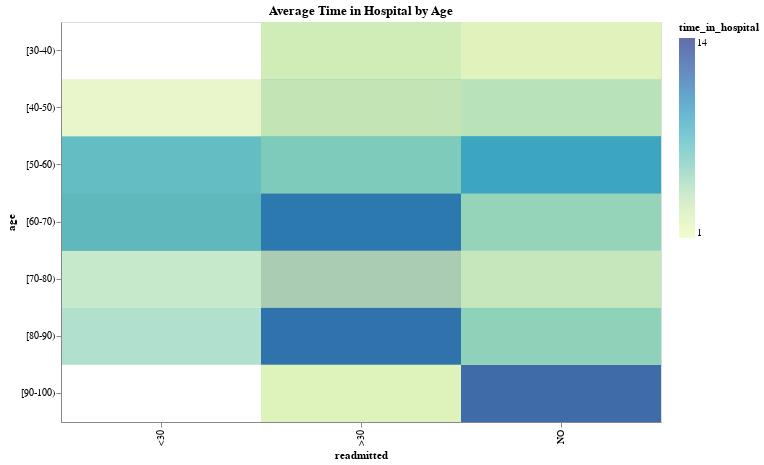

The notebook cell saved with this chart:
### Markdown cell above
**Analysis Question:** How do the number of medications vary by admission status and age? Is there a trend between the number of medications and procedures?

**Visualization Design:** For this design, I created a heatmap that compares age and readmission status by the average number of medications an individual is on. In addition, there is a component of interactivity as the user can brush over elements on the heatmap and see how the total number of procedures for that group is distributed by age. While the age variable is an axis in both plots, age is a variable that may show/explain some trends in the data.

**Analysis:** From this plot, we can see that the highest average of medications occurs in the 70-80 age group and the <30 readmitted group. However, if we select the <30 readmitted group, we can see that the total number of procedures is higher in the 50-60 age group. This is an interesting thing to note from the plot.

### Code cell
#Heatmap for Average Time Spent in Hospital by Age
# Selection
brush = alt.selection_interval(encodings=['x', 'y'])

# Calendar Heatmap
heatmap = alt.Chart(data[1:100]).mark_rect().encode(
    y='age:O',
    x='readmitted:O',
    color=alt.condition(brush, "time_in_hospital:Q", alt.value('lightgray')),
    opacity=alt.condition(brush, alt.value(0.7), alt.value(0.3)),
    tooltip=[
        alt.Tooltip('age:O', title='Age'),
        alt.Tooltip('readmitted:O', title="Readmitted?"),
        alt.Tooltip('average(time_in_hospital):Q', title='Avg Time in Hospital')
    ]
).properties(
    width=600,
    height=400,
    title="Average Time in Hospital by Age"
).add_selection(
    brush
)
heatmap
